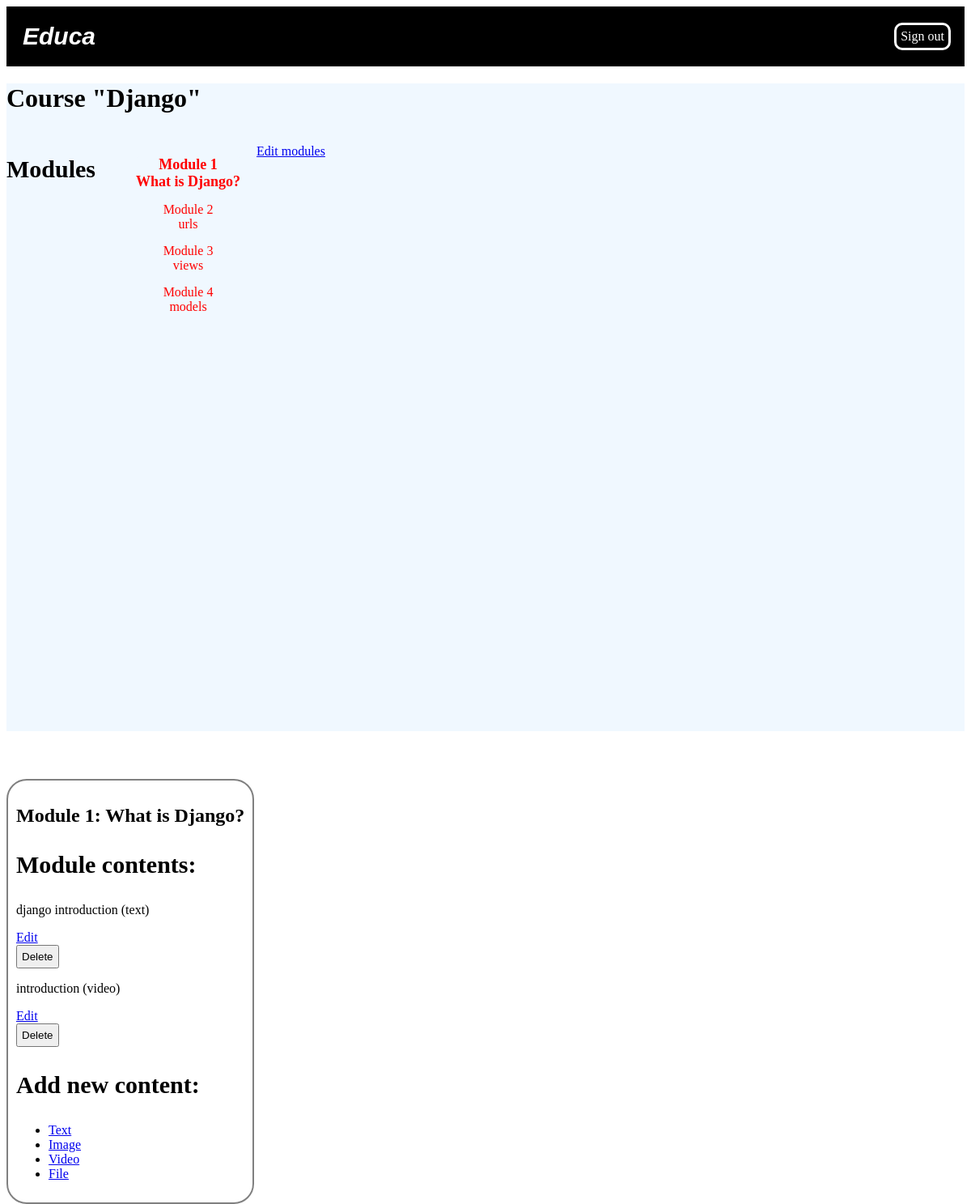
Screenshot of /course/module/6/ (signed in) with the database file from the repository.
### courses/models.py (models this page shows, shortened)
class Course(models.Model):
    owner=models.ForeignKey(User,related_name='courses_created',on_delete=models.CASCADE)
    subject=models.ForeignKey(Subject,related_name='courses',on_delete=models.CASCADE)
    title=models.CharField(max_length=200)
    slug=models.SlugField(max_length=200,unique=True)
    overview=models.TextField()
    created=models.DateTimeField(auto_now_add=True)
    students=models.ManyToManyField(User,related_name='courses_joined',blank=True)
    class Meta:
        ordering=['-created']

class Module(models.Model):
    course=models.ForeignKey(Course,related_name='modules',on_delete=models.CASCADE)
    title=models.CharField(max_length=200)
    description=models.TextField(blank=True)
    order=OrderField(blank=True,for_fields=['course'])
    class Meta:
        ordering=['order']

class ItemBase(models.Model):
    owner=models.ForeignKey(User,related_name='%(class)s_related',on_delete=models.CASCADE)
    title=models.CharField(max_length=250)
    created=models.DateTimeField(auto_now_add=True)
    updated=models.DateTimeField(auto_now=True)
    class Meta:
        abstract=True
    def __str__(self) -> str:
        return self.title

class Text(ItemBase):
    content=models.TextField()

class Content(models.Model):
    module=models.ForeignKey(Module,related_name='contents',on_delete=models.CASCADE)
    content_type=models.ForeignKey(ContentType,on_delete=models.CASCADE,
    limit_choices_to={
        'model__in':(
            'text',
            'video',
            'image',
            'file'
        )
    }
    )
    object_id=models.PositiveIntegerField()
    item=GenericForeignKey('content_type','object_id')
    order=OrderField(blank=True,for_fields=['module'])
    class Meta:
        ordering=['order']

class Video(ItemBase):
    url=models.URLField()

### courses/views.py (the view)
# urls.py: path('module/<int:module_id>/',views.ModuleContentListView.as_view(),name='module_content_list'),
class ModuleContentListView(TemplateResponseMixin,View):
    template_name='courses/manage/module/content_list.html'
    def get(self,request,module_id):
        module=get_object_or_404(
            Module,id=module_id,
            course__owner=request.user
        )
        return self.render_to_response({'module':module})

### courses/templatetags/course.py (called while the page is built)
@register.filter
def model_name(obj):
    try:
        return obj._meta.model_name
    except AttributeError:
        return None

### courses/templates/courses/manage/module/content_list.html (shortened to what this page needs)
{%	extends	"base.html"	%}
{% load course %}
{%	block	content	%}
{%	with	course=module.course	%}
		<h1>Course	"{{	course.title	}}"</h1>
		<div	class="contents">
				<h3>Modules</h3>
				<ul	id="modules">
						{%	for	m	in	course.modules.all	%}
								<li	data-id="{{	m.id	}}"	{%	if	m	==	module	%}
									class="selected"{%	endif	%}>
										<a	href="{%	url	"courses:module_content_list"	m.id	%}">
												<span>
														Module	<span	class="order">{{	m.order|add:1	}}</span>
												</span>
												<br>
												{{	m.title	}}
										</a>
								</li>
						{%	empty	%}
								<li>No	modules	yet.</li>
						{%	endfor	%}
				</ul>
				<p><a	href="{%	url	"courses:course_module_update"	course.id	%}">
				Edit	modules</a></p>
		</div>
		<div	class="module">
				<h2>Module	{{	module.order|add:1	}}:	{{	module.title	}}</h2>
				<h3>Module	contents:</h3>
				<div	id="module-contents">
						{%	for	content	in	module.contents.all	%}
								<div	data-id="{{	content.id	}}">
										{%	with	item=content.item	%}
                                        <p>{{	item	}}	({{	item|model_name	}})</p>
                                        <a	href="{%	url	"courses:module_content_update"	module.id	item|model_name	item.id
                                        %}">Edit</a>
												<form	action="{%	url	"courses:module_content_delete"	content.id	%}"
													method="post">
														<input	type="submit"	value="Delete">
												</form>
										{%	endwith	%}
								</div>
						{%	empty	%}
                                <p>This	module	has	no	contents	yet.</p>
                                {%	endfor	%}
				</div>
				<h3>Add	new	content:</h3>
				<ul	class="content-types">
						<li><a	href="{%	url	"courses:module_content_create"	module.id	"text"	%}">
						Text</a></li>
						<li><a	href="{%	url	"courses:module_content_create"	module.id	"image"	%}">
						Image</a></li>
						<li><a	href="{%	url	"courses:module_content_create"	module.id	"video"	%}">
						Video</a></li>
						<li><a	href="{%	url	"courses:module_content_create"	module.id	"file"	%}">
						File</a></li>
				</ul>
		</div>
{%	endwith	%}
{%	endblock	%}

### static/css/base.css (style rules this page uses)
html,body { height: 100%; }
.module { border: solid 2px gray; border-radius: 25px; padding: 10px; width: fit-content; background-color: white; }
.module input { padding: 5px; }
h3 { font-size: 30px; }
#modules { text-decoration: solid; list-style: none; margin-left: 10px; padding-right: 20px; width: fit-content; }
#modules li { margin-top: 15px; text-align: center; list-style: none; }
.selected { background-color: aliceblue; border-radius: 5px; text-align: center; font-size: large; color: black; font-weight: bold; }
.selected a { text-decoration: solid; color: black; }
#modules a { text-decoration: solid; color: red; }
.contents { display: flex; margin-top: 0px; height: 100%; width: 100%; }

### rows the page displays
Course: title "Django"
Module: order|add "1", title "What is Django?"
Module: order|add "2", title "urls"
Module: order|add "3", title "views"
Module: order|add "4", title "models"
Content: item "text"
Text: title "django introduction"
Content: item "video"
Video: title "introduction"
